Frame 1 (no input): blank canvas, image omitted
Frame 60 (the mouse pressed at the canvas centre just before this capture): blank canvas, image omitted
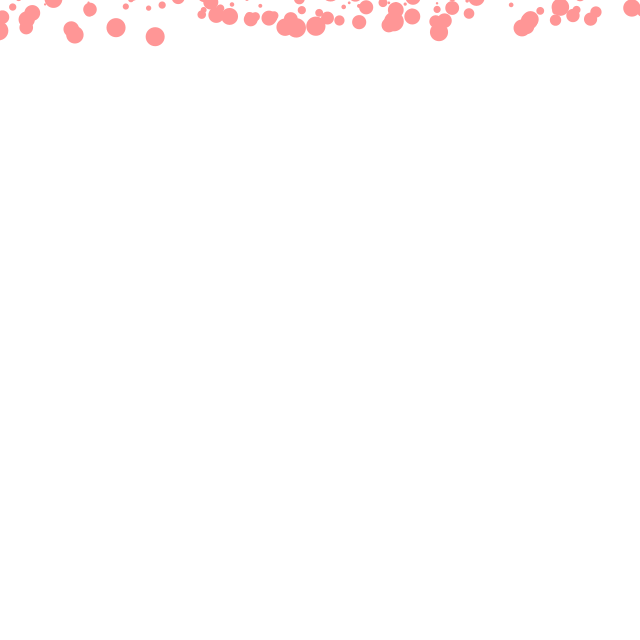
Frame 120 (the mouse held since frame 60 and released just before this capture)

The Processing sketch whose frames 1 and 60 were blank and that drew this single picture after the mouse press (run headless with seeded random() and noise(); from frame 60 on, the mouse is pressed at the canvas centre):

// Processing sketch: processing_175442
// ── processing_175442.pde

ArrayList<Snow> snows = new ArrayList<Snow>();

void setup() {
  size(640, 640);
  noStroke();
}

void draw() {
  background(255);
  
  snows.add(new Snow());
  snows.add(new Snow());

  for (int i = 0; i < snows.size (); i++) {
    Snow s = snows.get(i);
    
    /* Formular for landscape */
    float boundary = 200-abs(sin(radians(s.loc.x)))*cos(radians(s.loc.x/2))*100;
    s.display(boundary);
  }
}
class Snow {
  PVector loc, acc, vel, gravity;
  float r, mass;
  float alpha = 200;

  Snow() {
    r = random(2, 20);

    loc = new PVector(random(-200, width+200), -r);
    vel = new PVector();
    acc = new PVector();

    mass = 50/r;
  }

  void applyForce(PVector force) {
    acc.add(PVector.div(force, mass));
  }

  void display(float boundary) {
    vel.add(acc);
    loc.add(vel);
    acc.mult(0);
    if (loc.y > height-boundary) {
      vel.y *= 0.9;
      vel.x = 0;
      fill(255, 150, 150, alpha);
      alpha--;
      if (alpha > 0) {
        ellipse(loc.x, loc.y, r, r);
      } else {
        snows.remove(this);
      }
    } else {
      gravity = new PVector(map(mouseX, 0, width, -0.03, 0.03), map(mouseY, 0, height, 0.01, 0.1));
      fill(255, 150, 150);
      ellipse(loc.x, loc.y, r, r);
      applyForce(gravity);
    }
  }
}
